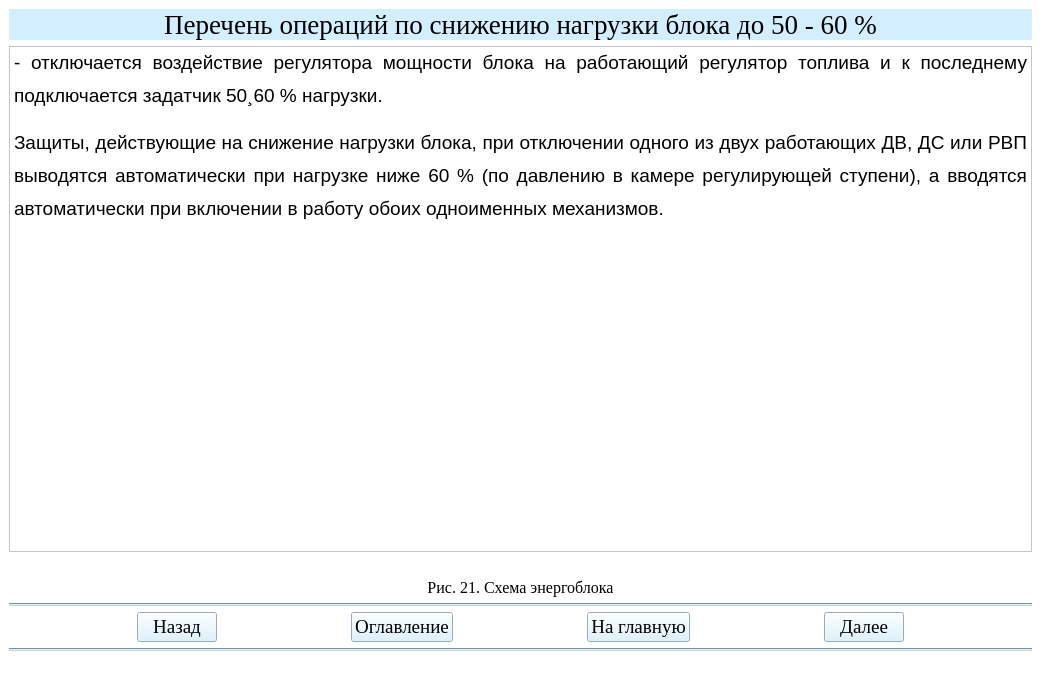
<?xml version="1.0" encoding="UTF-8"?>
<ui version="4.0">
 <class>Teoria33Window</class>
 <widget class="QMainWindow" name="Teoria33Window">
  <property name="geometry">
   <rect>
    <x>0</x>
    <y>0</y>
    <width>1041</width>
    <height>682</height>
   </rect>
  </property>
  <property name="windowTitle">
   <string>АУК</string>
  </property>
  <property name="styleSheet">
   <string notr="true">background-color: rgb(255, 255, 255);</string>
  </property>
  <widget class="QWidget" name="centralwidget">
   <layout class="QGridLayout" name="gridLayout">
    <item row="0" column="0">
     <widget class="QLabel" name="label_3">
      <property name="font">
       <font>
        <family>Times New Roman</family>
        <pointsize>20</pointsize>
       </font>
      </property>
      <property name="styleSheet">
       <string notr="true">background-color: rgb(211, 239, 255);</string>
      </property>
      <property name="text">
       <string>Перечень операций по снижению нагрузки блока до 50 - 60 %</string>
      </property>
      <property name="alignment">
       <set>Qt::AlignCenter</set>
      </property>
     </widget>
    </item>
    <item row="6" column="0">
     <widget class="Line" name="line_2">
      <property name="styleSheet">
       <string notr="true">background-color: rgb(191, 216, 230);</string>
      </property>
      <property name="orientation">
       <enum>Qt::Horizontal</enum>
      </property>
     </widget>
    </item>
    <item row="4" column="0">
     <widget class="Line" name="line">
      <property name="styleSheet">
       <string notr="true">background-color: rgb(191, 216, 230);</string>
      </property>
      <property name="orientation">
       <enum>Qt::Horizontal</enum>
      </property>
     </widget>
    </item>
    <item row="5" column="0">
     <layout class="QHBoxLayout" name="horizontalLayout">
      <item>
       <spacer name="horizontalSpacer_2">
        <property name="orientation">
         <enum>Qt::Horizontal</enum>
        </property>
        <property name="sizeHint" stdset="0">
         <size>
          <width>40</width>
          <height>20</height>
         </size>
        </property>
       </spacer>
      </item>
      <item>
       <widget class="QPushButton" name="btn_return33">
        <property name="sizePolicy">
         <sizepolicy hsizetype="Minimum" vsizetype="Fixed">
          <horstretch>0</horstretch>
          <verstretch>0</verstretch>
         </sizepolicy>
        </property>
        <property name="font">
         <font>
          <family>Times New Roman</family>
          <pointsize>14</pointsize>
          <weight>50</weight>
          <bold>false</bold>
         </font>
        </property>
        <property name="styleSheet">
         <string notr="true">background-color: rgb(211, 239, 255);
color: rgb(0, 0, 0);</string>
        </property>
        <property name="text">
         <string>Назад</string>
        </property>
       </widget>
      </item>
      <item>
       <spacer name="horizontalSpacer_5">
        <property name="orientation">
         <enum>Qt::Horizontal</enum>
        </property>
        <property name="sizeHint" stdset="0">
         <size>
          <width>40</width>
          <height>20</height>
         </size>
        </property>
       </spacer>
      </item>
      <item>
       <widget class="QPushButton" name="btn_oglavlenie33">
        <property name="font">
         <font>
          <family>Times New Roman</family>
          <pointsize>14</pointsize>
         </font>
        </property>
        <property name="styleSheet">
         <string notr="true">background-color: rgb(211, 239, 255);
color: rgb(0, 0, 0);</string>
        </property>
        <property name="text">
         <string>Оглавление</string>
        </property>
       </widget>
      </item>
      <item>
       <spacer name="horizontalSpacer">
        <property name="orientation">
         <enum>Qt::Horizontal</enum>
        </property>
        <property name="sizeHint" stdset="0">
         <size>
          <width>40</width>
          <height>20</height>
         </size>
        </property>
       </spacer>
      </item>
      <item>
       <widget class="QPushButton" name="btn_glavnaya33">
        <property name="font">
         <font>
          <family>Times New Roman</family>
          <pointsize>14</pointsize>
          <weight>50</weight>
          <bold>false</bold>
         </font>
        </property>
        <property name="styleSheet">
         <string notr="true">background-color: rgb(211, 239, 255);
color: rgb(0, 0, 0);</string>
        </property>
        <property name="text">
         <string>На главную</string>
        </property>
       </widget>
      </item>
      <item>
       <spacer name="horizontalSpacer_3">
        <property name="orientation">
         <enum>Qt::Horizontal</enum>
        </property>
        <property name="sizeHint" stdset="0">
         <size>
          <width>40</width>
          <height>20</height>
         </size>
        </property>
       </spacer>
      </item>
      <item>
       <widget class="QPushButton" name="btn_dalee33">
        <property name="font">
         <font>
          <family>Times New Roman</family>
          <pointsize>14</pointsize>
          <weight>50</weight>
          <bold>false</bold>
         </font>
        </property>
        <property name="styleSheet">
         <string notr="true">background-color: rgb(211, 239, 255);
color: rgb(0, 0, 0);</string>
        </property>
        <property name="text">
         <string>Далее</string>
        </property>
       </widget>
      </item>
      <item>
       <spacer name="horizontalSpacer_4">
        <property name="orientation">
         <enum>Qt::Horizontal</enum>
        </property>
        <property name="sizeHint" stdset="0">
         <size>
          <width>40</width>
          <height>20</height>
         </size>
        </property>
       </spacer>
      </item>
     </layout>
    </item>
    <item row="1" column="0">
     <widget class="QTextBrowser" name="textBrowser">
      <property name="html">
       <string>&lt;!DOCTYPE HTML PUBLIC &quot;-//W3C//DTD HTML 4.0//EN&quot; &quot;http://www.w3.org/TR/REC-html40/strict.dtd&quot;&gt;
&lt;html&gt;&lt;head&gt;&lt;meta name=&quot;qrichtext&quot; content=&quot;1&quot; /&gt;&lt;style type=&quot;text/css&quot;&gt;
p, li { white-space: pre-wrap; }
&lt;/style&gt;&lt;/head&gt;&lt;body style=&quot; font-family:'MS Shell Dlg 2'; font-size:8.25pt; font-weight:400; font-style:normal;&quot;&gt;
&lt;p align=&quot;justify&quot; style=&quot; margin-top:12px; margin-bottom:0px; margin-left:0px; margin-right:0px; -qt-block-indent:0; text-indent:0px; line-height:150%;&quot;&gt;&lt;span style=&quot; font-family:'Times New Roman,serif'; font-size:14pt;&quot;&gt;- отключается воздействие регулятора мощности блока на работающий регулятор топлива и к последнему подключается задатчик 50&lt;/span&gt;&lt;span style=&quot; font-family:'Symbol'; font-size:14pt;&quot;&gt;¸&lt;/span&gt;&lt;span style=&quot; font-family:'Times New Roman,serif'; font-size:14pt;&quot;&gt;60 % нагрузки.&lt;/span&gt;&lt;span style=&quot; font-size:8pt;&quot;&gt; &lt;/span&gt;&lt;/p&gt;
&lt;p align=&quot;justify&quot; style=&quot; margin-top:12px; margin-bottom:0px; margin-left:0px; margin-right:0px; -qt-block-indent:0; text-indent:0px; line-height:150%;&quot;&gt;&lt;span style=&quot; font-family:'Times New Roman,serif'; font-size:14pt;&quot;&gt;Защиты, действующие на снижение нагрузки блока, при отключении одного из двух работающих ДВ, ДС или РВП выводятся автоматически при нагрузке ниже 60 % (по давлению в камере регулирующей ступени), а вводятся автоматически при включении в работу обоих одноименных механизмов.&lt;/span&gt;&lt;span style=&quot; font-size:8pt;&quot;&gt; &lt;/span&gt;&lt;/p&gt;&lt;/body&gt;&lt;/html&gt;</string>
      </property>
     </widget>
    </item>
    <item row="2" column="0">
     <widget class="QLabel" name="label">
      <property name="text">
       <string/>
      </property>
      <property name="pixmap">
       <pixmap>рис21.png</pixmap>
      </property>
      <property name="alignment">
       <set>Qt::AlignCenter</set>
      </property>
     </widget>
    </item>
    <item row="3" column="0">
     <widget class="QLabel" name="label_2">
      <property name="font">
       <font>
        <family>Times New Roman</family>
        <pointsize>12</pointsize>
       </font>
      </property>
      <property name="text">
       <string>Рис. 21. Схема энергоблока</string>
      </property>
      <property name="alignment">
       <set>Qt::AlignCenter</set>
      </property>
     </widget>
    </item>
   </layout>
  </widget>
  <widget class="QStatusBar" name="statusbar"/>
 </widget>
 <resources/>
 <connections/>
</ui>
